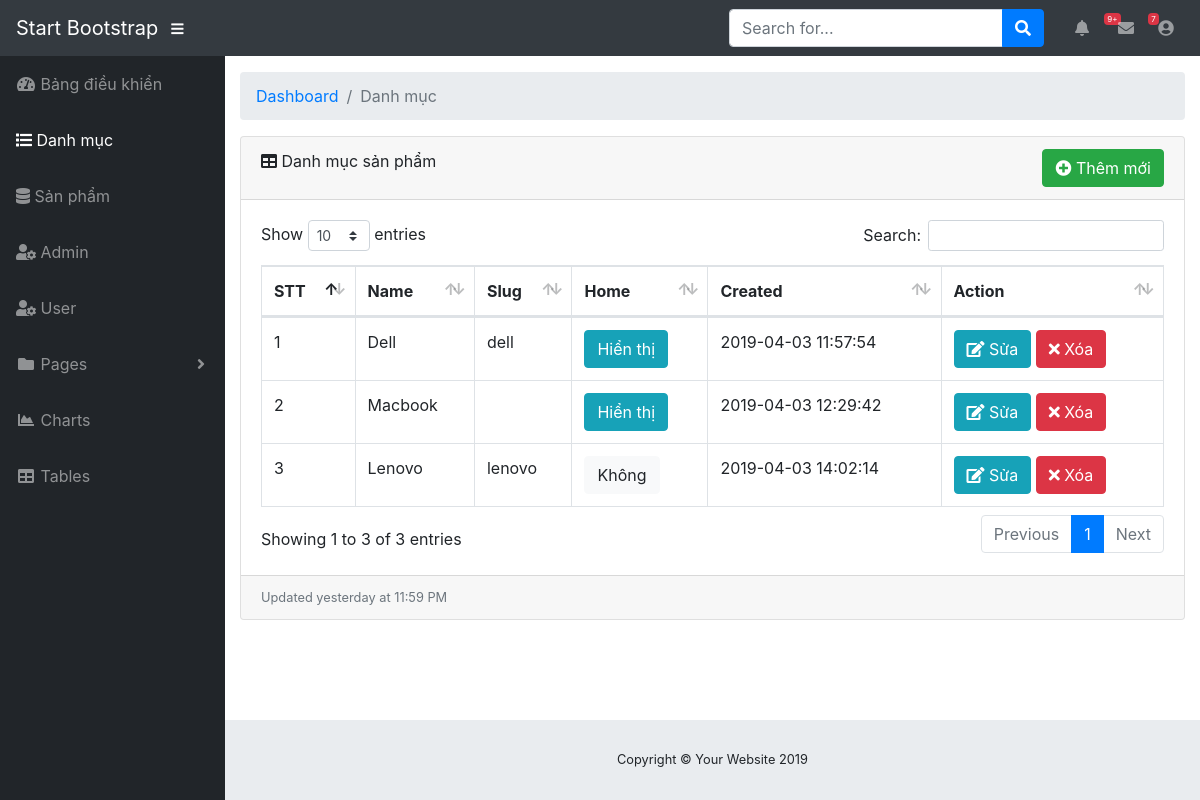
Before: /admin/modules/category/index.php with the older database file.
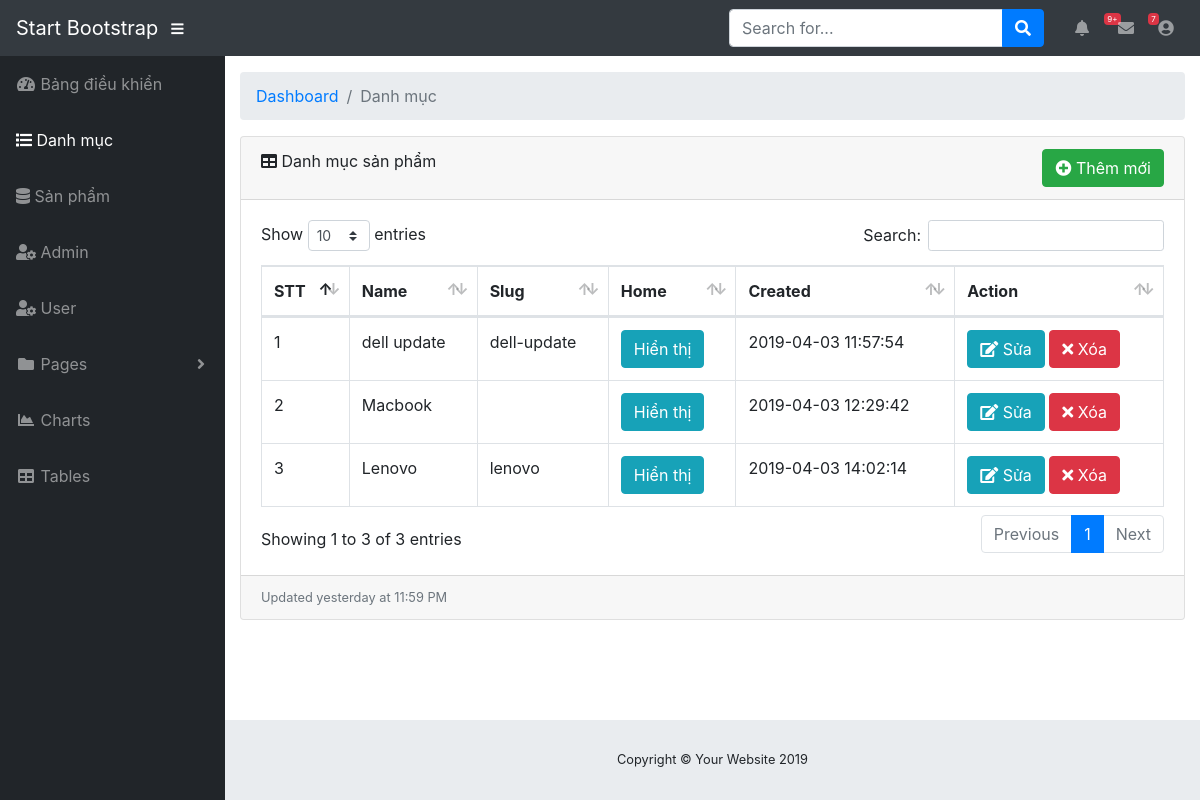
After: the same page with the newer database file.
### tables this page shows
CREATE TABLE `category` (
  `id` int(11) NOT NULL,
  `name` varchar(100) DEFAULT NULL,
  `slug` varchar(100) DEFAULT NULL,
  `images` varchar(100) DEFAULT NULL,
  `banner` varchar(100) DEFAULT NULL,
  `home` tinyint(4) DEFAULT '0',
  `status` tinyint(4) DEFAULT '1',
  `created_at` timestamp NULL DEFAULT CURRENT_TIMESTAMP,
  `updated_at` timestamp NULL DEFAULT CURRENT_TIMESTAMP ON UPDATE CURRENT_TIMESTAMP
);

### libraries/Database.php (called while the page is built, shortened)
<?php
    class Database
    {
        public $link;
        public function __construct()
        {
            $this->link = mysqli_connect("localhost", "root", "", "web_shop") or die ();
            mysqli_set_charset($this->link,"utf8");
        }
         public function fetchAll($table)
        {
            $sql = "SELECT * FROM {$table} WHERE 1" ;
            $result = mysqli_query($this->link,$sql) or die("Lỗi Truy Vấn fetchAll " .mysqli_error($this->link));
            $data = [];
            if( $result)
            {
                while ($num = mysqli_fetch_assoc($result))
                {
                    $data[] = $num;
                }
            }
            return $data;
        }
    }
?>

### admin/autoload/autoload.php (called while the page is built, shortened)
<?php
	require_once __DIR__. "/../../libraries/Database.php";
   	$db = new Database ;
?>

### admin/modules/category/index.php (the view, shortened to what the changed rows need)
<?php
   require_once __DIR__. "/../../autoload/autoload.php";
   $category = $db->fetchAll("category");
?>
<?php require_once __DIR__. "/../../layouts/header.php"; ?>
            <div class="container-fluid">
               <div class="card mb-3">
                  <div class="card-body">
                     <div class="table-responsive">
                        <div id="dataTable_wrapper" class="dataTables_wrapper dt-bootstrap4">
                           <div class="row">
                              <div class="col-12">
                                 <table class="table table-bordered dataTable" id="dataTable" width="100%" cellspacing="0" role="grid" aria-describedby="dataTable_info" style="width: 100%;">
                                    <thead>
                                       <tr role="row">
                                          <th class="sorting_asc" tabindex="0" aria-controls="dataTable" rowspan="1" colspan="1" aria-label="Name: activate to sort column descending" aria-sort="ascending">STT</th>
                                          <th class="sorting" tabindex="0" aria-controls="dataTable" rowspan="1" colspan="1" aria-label="Position: activate to sort column ascending">Name</th>
                                          <th class="sorting" tabindex="0" aria-controls="dataTable" rowspan="1" colspan="1" aria-label="Office: activate to sort column ascending">Slug</th>
                                           <th class="sorting" tabindex="0" aria-controls="dataTable" rowspan="1" colspan="1" aria-label="Office: activate to sort column ascending">Home</th>
                                          <th class="sorting" tabindex="0" aria-controls="dataTable" rowspan="1" colspan="1" aria-label="Office: activate to sort column ascending">Created</th>
                                          <th class="sorting" tabindex="0" aria-controls="dataTable" rowspan="1" colspan="1" aria-label="Age: activate to sort column ascending">Action</th>
                                       </tr>
                                    </thead>
                                    <tbody>
                                       <?php $stt = 1; foreach ($category as $item): ?>
                                          <tr role="row" class="odd">
                                             <td class="sorting_1"><?php echo $stt ?></td>
                                             <td><?php echo $item['name'] ?></td>
                                             <td><?php echo $item['slug'] ?></td>
                                             <td>
                                                <a href="home.php?id=<?php echo $item['id'] ?>" class="btn btn-xs <?php echo $item['home'] == 1 ? 'btn-info' : 'btn-light'?>">
                                                   <?php echo $item['home'] == 1 ? 'Hiển thị' : 'Không'?>
                                                </a>
                                             </td>
                                             <td><?php echo $item['created_at'] ?></td>
                                             <td>
                                                <a class="btn btn-xs btn-info" href="edit.php?id=<?php echo $item['id'] ?>"><i class="fa fa-edit"></i> Sửa</a>
                                                <a class="btn btn-xs btn-danger" href="delete.php?id=<?php echo $item['id'] ?>"><i class="fa fa-times"></i> Xóa</a>
                                             </td>
                                          </tr>
                                       <?php $stt++; endforeach ?>
                                    </tbody>
                                 </table>
                              </div>
                           </div>
                        </div>
                     </div>
                  </div>
               </div>
            </div>
 <?php require_once __DIR__. "/../../layouts/footer.php"; ?>

Changed rows visible on the page:
changed category: name "Dell" → "dell update"; slug "dell" → "dell-update"
changed category "Lenovo": home "Không" → "Hiển thị"
